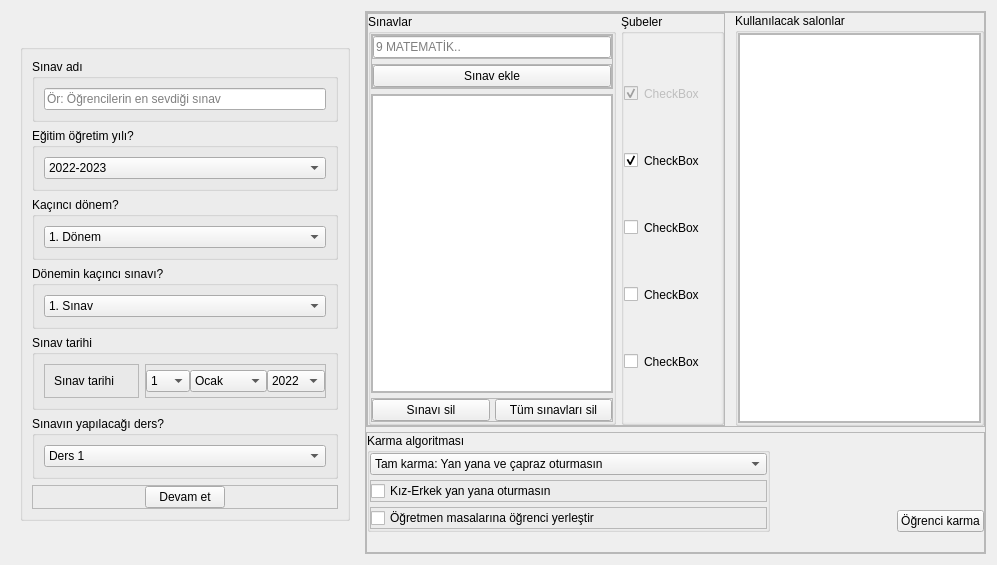
<?xml version="1.0" encoding="UTF-8"?>
<ui version="4.0">
 <class>Frame</class>
 <widget class="QFrame" name="Frame">
  <property name="geometry">
   <rect>
    <x>0</x>
    <y>0</y>
    <width>997</width>
    <height>565</height>
   </rect>
  </property>
  <property name="sizePolicy">
   <sizepolicy hsizetype="Minimum" vsizetype="Preferred">
    <horstretch>0</horstretch>
    <verstretch>0</verstretch>
   </sizepolicy>
  </property>
  <property name="windowTitle">
   <string>Frame</string>
  </property>
  <layout class="QHBoxLayout" name="horizontalLayout">
   <item>
    <widget class="QFrame" name="upperOfExamInfos">
     <property name="sizePolicy">
      <sizepolicy hsizetype="Expanding" vsizetype="Preferred">
       <horstretch>0</horstretch>
       <verstretch>0</verstretch>
      </sizepolicy>
     </property>
     <layout class="QVBoxLayout" name="mainInfos">
      <item alignment="Qt::AlignHCenter">
       <widget class="QFrame" name="examInfos">
        <layout class="QVBoxLayout" name="sinavBilgileriFrame">
         <property name="spacing">
          <number>0</number>
         </property>
         <property name="leftMargin">
          <number>0</number>
         </property>
         <property name="topMargin">
          <number>0</number>
         </property>
         <property name="rightMargin">
          <number>0</number>
         </property>
         <property name="bottomMargin">
          <number>0</number>
         </property>
         <item alignment="Qt::AlignVCenter">
          <widget class="QGroupBox" name="groupBox_18">
           <property name="title">
            <string/>
           </property>
           <layout class="QVBoxLayout" name="verticalLayout_10">
            <item>
             <widget class="QGroupBox" name="groupBox_20">
              <property name="title">
               <string>Sınav adı</string>
              </property>
              <layout class="QVBoxLayout" name="verticalLayout_4">
               <item>
                <widget class="QLineEdit" name="masterExamNameIn">
                 <property name="placeholderText">
                  <string>Ör: Öğrencilerin en sevdiği sınav</string>
                 </property>
                </widget>
               </item>
              </layout>
             </widget>
            </item>
            <item>
             <widget class="QGroupBox" name="groupBox_25">
              <property name="title">
               <string>Eğitim öğretim yılı?</string>
              </property>
              <layout class="QHBoxLayout" name="horizontalLayout_3">
               <item>
                <widget class="QComboBox" name="egitimOgretimCombo">
                 <property name="maximumSize">
                  <size>
                   <width>64000</width>
                   <height>16777215</height>
                  </size>
                 </property>
                 <item>
                  <property name="text">
                   <string>2022-2023</string>
                  </property>
                 </item>
                 <item>
                  <property name="text">
                   <string>2023-2024</string>
                  </property>
                 </item>
                 <item>
                  <property name="text">
                   <string>2024-2025</string>
                  </property>
                 </item>
                 <item>
                  <property name="text">
                   <string>2025-2026</string>
                  </property>
                 </item>
                 <item>
                  <property name="text">
                   <string>2026-2027</string>
                  </property>
                 </item>
                 <item>
                  <property name="text">
                   <string>2028-2029</string>
                  </property>
                 </item>
                 <item>
                  <property name="text">
                   <string>2029-2030</string>
                  </property>
                 </item>
                </widget>
               </item>
              </layout>
             </widget>
            </item>
            <item>
             <widget class="QGroupBox" name="groupBox_26">
              <property name="title">
               <string>Kaçıncı dönem?</string>
              </property>
              <layout class="QHBoxLayout" name="horizontalLayout_4">
               <item>
                <widget class="QComboBox" name="donemCombo">
                 <property name="maximumSize">
                  <size>
                   <width>64000</width>
                   <height>16777215</height>
                  </size>
                 </property>
                 <item>
                  <property name="text">
                   <string>1. Dönem</string>
                  </property>
                 </item>
                 <item>
                  <property name="text">
                   <string>2. Dönem</string>
                  </property>
                 </item>
                </widget>
               </item>
              </layout>
             </widget>
            </item>
            <item>
             <widget class="QGroupBox" name="groupBox_24">
              <property name="title">
               <string>Dönemin kaçıncı sınavı?</string>
              </property>
              <layout class="QHBoxLayout" name="horizontalLayout_2">
               <item>
                <widget class="QComboBox" name="doneminKacinciCombo">
                 <property name="maximumSize">
                  <size>
                   <width>64000</width>
                   <height>16777215</height>
                  </size>
                 </property>
                 <item>
                  <property name="text">
                   <string>1. Sınav</string>
                  </property>
                 </item>
                 <item>
                  <property name="text">
                   <string>2. Sınav</string>
                  </property>
                 </item>
                 <item>
                  <property name="text">
                   <string>3. Sınav</string>
                  </property>
                 </item>
                 <item>
                  <property name="text">
                   <string>4. Sınav</string>
                  </property>
                 </item>
                 <item>
                  <property name="text">
                   <string>5. Sınav</string>
                  </property>
                 </item>
                 <item>
                  <property name="text">
                   <string>6. Sınav</string>
                  </property>
                 </item>
                 <item>
                  <property name="text">
                   <string>7. Sınav</string>
                  </property>
                 </item>
                 <item>
                  <property name="text">
                   <string>8. Sınav</string>
                  </property>
                 </item>
                 <item>
                  <property name="text">
                   <string>9. Sınav</string>
                  </property>
                 </item>
                 <item>
                  <property name="text">
                   <string>10. Sınav</string>
                  </property>
                 </item>
                </widget>
               </item>
              </layout>
             </widget>
            </item>
            <item>
             <widget class="QGroupBox" name="groupBox_23">
              <property name="title">
               <string>Sınav tarihi</string>
              </property>
              <layout class="QHBoxLayout" name="horizontalLayout_23">
               <item alignment="Qt::AlignLeft">
                <widget class="QFrame" name="frame_3">
                 <property name="minimumSize">
                  <size>
                   <width>95</width>
                   <height>0</height>
                  </size>
                 </property>
                 <property name="frameShape">
                  <enum>QFrame::StyledPanel</enum>
                 </property>
                 <property name="frameShadow">
                  <enum>QFrame::Raised</enum>
                 </property>
                 <layout class="QVBoxLayout" name="verticalLayout_3">
                  <item>
                   <widget class="QLabel" name="sinavTarihiText">
                    <property name="text">
                     <string>Sınav tarihi</string>
                    </property>
                   </widget>
                  </item>
                 </layout>
                </widget>
               </item>
               <item>
                <widget class="QFrame" name="frame_4">
                 <property name="maximumSize">
                  <size>
                   <width>200</width>
                   <height>16777215</height>
                  </size>
                 </property>
                 <property name="frameShape">
                  <enum>QFrame::StyledPanel</enum>
                 </property>
                 <property name="frameShadow">
                  <enum>QFrame::Raised</enum>
                 </property>
                 <layout class="QHBoxLayout" name="horizontalLayout_6">
                  <property name="spacing">
                   <number>0</number>
                  </property>
                  <property name="leftMargin">
                   <number>0</number>
                  </property>
                  <property name="topMargin">
                   <number>0</number>
                  </property>
                  <property name="rightMargin">
                   <number>0</number>
                  </property>
                  <property name="bottomMargin">
                   <number>0</number>
                  </property>
                  <item>
                   <widget class="QComboBox" name="day">
                    <item>
                     <property name="text">
                      <string>1</string>
                     </property>
                    </item>
                    <item>
                     <property name="text">
                      <string>2</string>
                     </property>
                    </item>
                    <item>
                     <property name="text">
                      <string>3</string>
                     </property>
                    </item>
                    <item>
                     <property name="text">
                      <string>4</string>
                     </property>
                    </item>
                    <item>
                     <property name="text">
                      <string>5</string>
                     </property>
                    </item>
                    <item>
                     <property name="text">
                      <string>6</string>
                     </property>
                    </item>
                    <item>
                     <property name="text">
                      <string>7</string>
                     </property>
                    </item>
                    <item>
                     <property name="text">
                      <string>8</string>
                     </property>
                    </item>
                    <item>
                     <property name="text">
                      <string>9</string>
                     </property>
                    </item>
                    <item>
                     <property name="text">
                      <string>10</string>
                     </property>
                    </item>
                    <item>
                     <property name="text">
                      <string>11</string>
                     </property>
                    </item>
                    <item>
                     <property name="text">
                      <string>12</string>
                     </property>
                    </item>
                    <item>
                     <property name="text">
                      <string>13</string>
                     </property>
                    </item>
                    <item>
                     <property name="text">
                      <string>14</string>
                     </property>
                    </item>
                    <item>
                     <property name="text">
                      <string>15</string>
                     </property>
                    </item>
                    <item>
                     <property name="text">
                      <string>16</string>
                     </property>
                    </item>
                    <item>
                     <property name="text">
                      <string>17</string>
                     </property>
                    </item>
                    <item>
                     <property name="text">
                      <string>18</string>
                     </property>
                    </item>
                    <item>
                     <property name="text">
                      <string>19</string>
                     </property>
                    </item>
                    <item>
                     <property name="text">
                      <string>20</string>
                     </property>
                    </item>
                    <item>
                     <property name="text">
                      <string>21</string>
                     </property>
                    </item>
                    <item>
                     <property name="text">
                      <string>22</string>
                     </property>
                    </item>
                    <item>
                     <property name="text">
                      <string>23</string>
                     </property>
                    </item>
                    <item>
                     <property name="text">
                      <string>24</string>
                     </property>
                    </item>
                    <item>
                     <property name="text">
                      <string>25</string>
                     </property>
                    </item>
                    <item>
                     <property name="text">
                      <string>26</string>
                     </property>
                    </item>
                    <item>
                     <property name="text">
                      <string>27</string>
                     </property>
                    </item>
                    <item>
                     <property name="text">
                      <string>28</string>
                     </property>
                    </item>
                    <item>
                     <property name="text">
                      <string>29</string>
                     </property>
                    </item>
                    <item>
                     <property name="text">
                      <string>30</string>
                     </property>
                    </item>
                    <item>
                     <property name="text">
                      <string>31</string>
                     </property>
                    </item>
                   </widget>
                  </item>
                  <item>
                   <widget class="QComboBox" name="month">
                    <item>
                     <property name="text">
                      <string>Ocak</string>
                     </property>
                    </item>
                    <item>
                     <property name="text">
                      <string>Şubat</string>
                     </property>
                    </item>
                    <item>
                     <property name="text">
                      <string>Mart</string>
                     </property>
                    </item>
                    <item>
                     <property name="text">
                      <string>Nisan</string>
                     </property>
                    </item>
                    <item>
                     <property name="text">
                      <string>Mayıs</string>
                     </property>
                    </item>
                    <item>
                     <property name="text">
                      <string>Haziran</string>
                     </property>
                    </item>
                    <item>
                     <property name="text">
                      <string>Temmuz</string>
                     </property>
                    </item>
                    <item>
                     <property name="text">
                      <string>Ağustos</string>
                     </property>
                    </item>
                    <item>
                     <property name="text">
                      <string>Eylül</string>
                     </property>
                    </item>
                    <item>
                     <property name="text">
                      <string>Ekim</string>
                     </property>
                    </item>
                    <item>
                     <property name="text">
                      <string>Kasım</string>
                     </property>
                    </item>
                    <item>
                     <property name="text">
                      <string>Aralık</string>
                     </property>
                    </item>
                   </widget>
                  </item>
                  <item>
                   <widget class="QComboBox" name="year">
                    <item>
                     <property name="text">
                      <string>2022</string>
                     </property>
                    </item>
                    <item>
                     <property name="text">
                      <string>2023</string>
                     </property>
                    </item>
                    <item>
                     <property name="text">
                      <string>2024</string>
                     </property>
                    </item>
                    <item>
                     <property name="text">
                      <string>2025</string>
                     </property>
                    </item>
                   </widget>
                  </item>
                 </layout>
                </widget>
               </item>
              </layout>
             </widget>
            </item>
            <item>
             <widget class="QGroupBox" name="groupBox_21">
              <property name="title">
               <string>Sınavın yapılacağı ders?</string>
              </property>
              <layout class="QHBoxLayout" name="horizontalLayout_24">
               <item>
                <widget class="QComboBox" name="dersSaatiCombo">
                 <property name="maximumSize">
                  <size>
                   <width>64000</width>
                   <height>16777215</height>
                  </size>
                 </property>
                 <item>
                  <property name="text">
                   <string>Ders 1</string>
                  </property>
                 </item>
                 <item>
                  <property name="text">
                   <string>Ders 2</string>
                  </property>
                 </item>
                 <item>
                  <property name="text">
                   <string>Ders 3</string>
                  </property>
                 </item>
                 <item>
                  <property name="text">
                   <string>Ders 4</string>
                  </property>
                 </item>
                 <item>
                  <property name="text">
                   <string>Ders 5</string>
                  </property>
                 </item>
                 <item>
                  <property name="text">
                   <string>Ders 6</string>
                  </property>
                 </item>
                 <item>
                  <property name="text">
                   <string>Ders 7</string>
                  </property>
                 </item>
                 <item>
                  <property name="text">
                   <string>Ders 8</string>
                  </property>
                 </item>
                 <item>
                  <property name="text">
                   <string>Ders 9</string>
                  </property>
                 </item>
                 <item>
                  <property name="text">
                   <string>Ders10</string>
                  </property>
                 </item>
                 <item>
                  <property name="text">
                   <string>Ders 11</string>
                  </property>
                 </item>
                 <item>
                  <property name="text">
                   <string>Ders 12</string>
                  </property>
                 </item>
                </widget>
               </item>
              </layout>
             </widget>
            </item>
            <item>
             <widget class="QFrame" name="frame_19">
              <property name="frameShape">
               <enum>QFrame::StyledPanel</enum>
              </property>
              <property name="frameShadow">
               <enum>QFrame::Raised</enum>
              </property>
              <layout class="QHBoxLayout" name="horizontalLayout_18">
               <property name="spacing">
                <number>0</number>
               </property>
               <property name="leftMargin">
                <number>0</number>
               </property>
               <property name="topMargin">
                <number>0</number>
               </property>
               <property name="rightMargin">
                <number>0</number>
               </property>
               <property name="bottomMargin">
                <number>0</number>
               </property>
               <item alignment="Qt::AlignHCenter">
                <widget class="QPushButton" name="continueButton">
                 <property name="text">
                  <string>Devam et</string>
                 </property>
                </widget>
               </item>
              </layout>
             </widget>
            </item>
           </layout>
          </widget>
         </item>
        </layout>
       </widget>
      </item>
     </layout>
    </widget>
   </item>
   <item>
    <widget class="QFrame" name="mainFrame">
     <property name="sizePolicy">
      <sizepolicy hsizetype="Expanding" vsizetype="Preferred">
       <horstretch>0</horstretch>
       <verstretch>0</verstretch>
      </sizepolicy>
     </property>
     <property name="frameShape">
      <enum>QFrame::StyledPanel</enum>
     </property>
     <property name="frameShadow">
      <enum>QFrame::Raised</enum>
     </property>
     <layout class="QVBoxLayout" name="verticalLayout">
      <property name="spacing">
       <number>5</number>
      </property>
      <property name="leftMargin">
       <number>0</number>
      </property>
      <property name="topMargin">
       <number>0</number>
      </property>
      <property name="rightMargin">
       <number>0</number>
      </property>
      <property name="bottomMargin">
       <number>0</number>
      </property>
      <item>
       <widget class="QFrame" name="upperFrame">
        <property name="frameShape">
         <enum>QFrame::StyledPanel</enum>
        </property>
        <property name="frameShadow">
         <enum>QFrame::Raised</enum>
        </property>
        <layout class="QHBoxLayout" name="horizontalLayout_7">
         <property name="spacing">
          <number>10</number>
         </property>
         <property name="leftMargin">
          <number>0</number>
         </property>
         <property name="topMargin">
          <number>0</number>
         </property>
         <property name="rightMargin">
          <number>0</number>
         </property>
         <property name="bottomMargin">
          <number>0</number>
         </property>
         <item alignment="Qt::AlignLeft">
          <widget class="QFrame" name="sinavlarVeOgrencilerFrame">
           <property name="frameShape">
            <enum>QFrame::StyledPanel</enum>
           </property>
           <property name="frameShadow">
            <enum>QFrame::Raised</enum>
           </property>
           <layout class="QHBoxLayout" name="horizontalLayout_20">
            <property name="spacing">
             <number>5</number>
            </property>
            <property name="leftMargin">
             <number>0</number>
            </property>
            <property name="topMargin">
             <number>0</number>
            </property>
            <property name="rightMargin">
             <number>0</number>
            </property>
            <property name="bottomMargin">
             <number>0</number>
            </property>
            <item>
             <widget class="QGroupBox" name="derslerGroupBox">
              <property name="title">
               <string>Sınavlar</string>
              </property>
              <layout class="QVBoxLayout" name="verticalLayout_6">
               <property name="spacing">
                <number>5</number>
               </property>
               <property name="leftMargin">
                <number>0</number>
               </property>
               <property name="topMargin">
                <number>0</number>
               </property>
               <property name="rightMargin">
                <number>0</number>
               </property>
               <property name="bottomMargin">
                <number>0</number>
               </property>
               <item>
                <widget class="QFrame" name="frame">
                 <property name="frameShape">
                  <enum>QFrame::StyledPanel</enum>
                 </property>
                 <property name="frameShadow">
                  <enum>QFrame::Raised</enum>
                 </property>
                 <layout class="QVBoxLayout" name="verticalLayout_2">
                  <property name="spacing">
                   <number>5</number>
                  </property>
                  <property name="leftMargin">
                   <number>0</number>
                  </property>
                  <property name="topMargin">
                   <number>0</number>
                  </property>
                  <property name="rightMargin">
                   <number>0</number>
                  </property>
                  <property name="bottomMargin">
                   <number>0</number>
                  </property>
                  <item>
                   <widget class="QFrame" name="frame_6">
                    <property name="frameShape">
                     <enum>QFrame::StyledPanel</enum>
                    </property>
                    <property name="frameShadow">
                     <enum>QFrame::Raised</enum>
                    </property>
                    <layout class="QHBoxLayout" name="horizontalLayout_12">
                     <property name="spacing">
                      <number>0</number>
                     </property>
                     <property name="leftMargin">
                      <number>0</number>
                     </property>
                     <property name="topMargin">
                      <number>0</number>
                     </property>
                     <property name="rightMargin">
                      <number>0</number>
                     </property>
                     <property name="bottomMargin">
                      <number>0</number>
                     </property>
                     <item>
                      <widget class="QLineEdit" name="examNameIn">
                       <property name="placeholderText">
                        <string>9 MATEMATİK..</string>
                       </property>
                      </widget>
                     </item>
                    </layout>
                   </widget>
                  </item>
                  <item>
                   <widget class="QFrame" name="frame_10">
                    <property name="frameShape">
                     <enum>QFrame::StyledPanel</enum>
                    </property>
                    <property name="frameShadow">
                     <enum>QFrame::Raised</enum>
                    </property>
                    <layout class="QHBoxLayout" name="horizontalLayout_11">
                     <property name="spacing">
                      <number>0</number>
                     </property>
                     <property name="leftMargin">
                      <number>0</number>
                     </property>
                     <property name="topMargin">
                      <number>0</number>
                     </property>
                     <property name="rightMargin">
                      <number>0</number>
                     </property>
                     <property name="bottomMargin">
                      <number>0</number>
                     </property>
                     <item>
                      <widget class="QPushButton" name="addButton">
                       <property name="text">
                        <string>Sınav ekle</string>
                       </property>
                      </widget>
                     </item>
                    </layout>
                   </widget>
                  </item>
                 </layout>
                </widget>
               </item>
               <item>
                <widget class="QFrame" name="frame_13">
                 <property name="frameShape">
                  <enum>QFrame::StyledPanel</enum>
                 </property>
                 <property name="frameShadow">
                  <enum>QFrame::Raised</enum>
                 </property>
                 <layout class="QHBoxLayout" name="horizontalLayout_13">
                  <property name="spacing">
                   <number>0</number>
                  </property>
                  <property name="leftMargin">
                   <number>0</number>
                  </property>
                  <property name="topMargin">
                   <number>0</number>
                  </property>
                  <property name="rightMargin">
                   <number>0</number>
                  </property>
                  <property name="bottomMargin">
                   <number>0</number>
                  </property>
                  <item>
                   <widget class="QTableWidget" name="examTable">
                    <property name="styleSheet">
                     <string notr="true"/>
                    </property>
                   </widget>
                  </item>
                 </layout>
                </widget>
               </item>
               <item>
                <widget class="QFrame" name="frame_15">
                 <property name="frameShape">
                  <enum>QFrame::StyledPanel</enum>
                 </property>
                 <property name="frameShadow">
                  <enum>QFrame::Raised</enum>
                 </property>
                 <layout class="QHBoxLayout" name="horizontalLayout_14">
                  <property name="spacing">
                   <number>5</number>
                  </property>
                  <property name="leftMargin">
                   <number>0</number>
                  </property>
                  <property name="topMargin">
                   <number>0</number>
                  </property>
                  <property name="rightMargin">
                   <number>0</number>
                  </property>
                  <property name="bottomMargin">
                   <number>0</number>
                  </property>
                  <item>
                   <widget class="QPushButton" name="removeButton">
                    <property name="text">
                     <string>Sınavı sil</string>
                    </property>
                   </widget>
                  </item>
                  <item>
                   <widget class="QPushButton" name="removeAllButton">
                    <property name="text">
                     <string>Tüm sınavları sil</string>
                    </property>
                   </widget>
                  </item>
                 </layout>
                </widget>
               </item>
              </layout>
             </widget>
            </item>
            <item>
             <widget class="QGroupBox" name="derslerGroupBox_2">
              <property name="title">
               <string>Şubeler</string>
              </property>
              <layout class="QVBoxLayout" name="verticalLayout_11">
               <property name="spacing">
                <number>0</number>
               </property>
               <property name="leftMargin">
                <number>0</number>
               </property>
               <property name="topMargin">
                <number>0</number>
               </property>
               <property name="rightMargin">
                <number>0</number>
               </property>
               <property name="bottomMargin">
                <number>0</number>
               </property>
               <item>
                <widget class="QScrollArea" name="scrollArea">
                 <property name="minimumSize">
                  <size>
                   <width>97</width>
                   <height>0</height>
                  </size>
                 </property>
                 <property name="styleSheet">
                  <string notr="true">border:none
</string>
                 </property>
                 <property name="widgetResizable">
                  <bool>true</bool>
                 </property>
                 <property name="alignment">
                  <set>Qt::AlignLeading|Qt::AlignLeft|Qt::AlignTop</set>
                 </property>
                 <widget class="QWidget" name="scrollAreaWidgetContents">
                  <property name="geometry">
                   <rect>
                    <x>0</x>
                    <y>0</y>
                    <width>97</width>
                    <height>377</height>
                   </rect>
                  </property>
                  <property name="layoutDirection">
                   <enum>Qt::LeftToRight</enum>
                  </property>
                  <property name="autoFillBackground">
                   <bool>false</bool>
                  </property>
                  <layout class="QVBoxLayout" name="verticalLayout_5">
                   <property name="spacing">
                    <number>0</number>
                   </property>
                   <property name="leftMargin">
                    <number>0</number>
                   </property>
                   <property name="topMargin">
                    <number>0</number>
                   </property>
                   <property name="rightMargin">
                    <number>0</number>
                   </property>
                   <property name="bottomMargin">
                    <number>0</number>
                   </property>
                   <item>
                    <widget class="QCheckBox" name="checkBox">
                     <property name="enabled">
                      <bool>false</bool>
                     </property>
                     <property name="styleSheet">
                      <string notr="true"/>
                     </property>
                     <property name="text">
                      <string>CheckBox</string>
                     </property>
                     <property name="checkable">
                      <bool>true</bool>
                     </property>
                     <property name="checked">
                      <bool>true</bool>
                     </property>
                     <property name="autoRepeat">
                      <bool>false</bool>
                     </property>
                     <property name="autoExclusive">
                      <bool>false</bool>
                     </property>
                    </widget>
                   </item>
                   <item>
                    <widget class="QCheckBox" name="checkBox_5">
                     <property name="text">
                      <string>CheckBox</string>
                     </property>
                     <property name="checked">
                      <bool>true</bool>
                     </property>
                     <property name="autoRepeat">
                      <bool>false</bool>
                     </property>
                    </widget>
                   </item>
                   <item>
                    <widget class="QCheckBox" name="checkBox_4">
                     <property name="text">
                      <string>CheckBox</string>
                     </property>
                    </widget>
                   </item>
                   <item>
                    <widget class="QCheckBox" name="checkBox_3">
                     <property name="text">
                      <string>CheckBox</string>
                     </property>
                    </widget>
                   </item>
                   <item>
                    <widget class="QCheckBox" name="checkBox_2">
                     <property name="text">
                      <string>CheckBox</string>
                     </property>
                    </widget>
                   </item>
                  </layout>
                 </widget>
                </widget>
               </item>
              </layout>
             </widget>
            </item>
           </layout>
          </widget>
         </item>
         <item alignment="Qt::AlignRight">
          <widget class="QGroupBox" name="salonlarGroupBox">
           <property name="mouseTracking">
            <bool>false</bool>
           </property>
           <property name="title">
            <string>Kullanılacak salonlar</string>
           </property>
           <layout class="QVBoxLayout" name="verticalLayout_7">
            <property name="spacing">
             <number>5</number>
            </property>
            <property name="leftMargin">
             <number>0</number>
            </property>
            <property name="topMargin">
             <number>0</number>
            </property>
            <property name="rightMargin">
             <number>0</number>
            </property>
            <property name="bottomMargin">
             <number>0</number>
            </property>
            <item>
             <widget class="QFrame" name="frame_14">
              <property name="frameShape">
               <enum>QFrame::StyledPanel</enum>
              </property>
              <property name="frameShadow">
               <enum>QFrame::Raised</enum>
              </property>
              <layout class="QVBoxLayout" name="verticalLayout_8">
               <property name="spacing">
                <number>0</number>
               </property>
               <property name="leftMargin">
                <number>0</number>
               </property>
               <property name="topMargin">
                <number>0</number>
               </property>
               <property name="rightMargin">
                <number>0</number>
               </property>
               <property name="bottomMargin">
                <number>0</number>
               </property>
               <item>
                <widget class="QListWidget" name="classroomList"/>
               </item>
              </layout>
             </widget>
            </item>
           </layout>
          </widget>
         </item>
        </layout>
       </widget>
      </item>
      <item>
       <widget class="QFrame" name="bottom">
        <property name="frameShape">
         <enum>QFrame::StyledPanel</enum>
        </property>
        <property name="frameShadow">
         <enum>QFrame::Raised</enum>
        </property>
        <layout class="QHBoxLayout" name="horizontalLayout_21">
         <property name="spacing">
          <number>0</number>
         </property>
         <property name="leftMargin">
          <number>0</number>
         </property>
         <property name="topMargin">
          <number>0</number>
         </property>
         <property name="rightMargin">
          <number>0</number>
         </property>
         <property name="bottomMargin">
          <number>20</number>
         </property>
         <item alignment="Qt::AlignLeft">
          <widget class="QGroupBox" name="optionsGroup">
           <property name="styleSheet">
            <string notr="true"/>
           </property>
           <property name="title">
            <string>Karma algoritması</string>
           </property>
           <layout class="QHBoxLayout" name="horizontalLayout_15">
            <property name="spacing">
             <number>0</number>
            </property>
            <property name="leftMargin">
             <number>0</number>
            </property>
            <property name="topMargin">
             <number>0</number>
            </property>
            <property name="rightMargin">
             <number>0</number>
            </property>
            <property name="bottomMargin">
             <number>0</number>
            </property>
            <item alignment="Qt::AlignLeft|Qt::AlignTop">
             <widget class="QFrame" name="frame_2">
              <layout class="QVBoxLayout" name="verticalLayout_9">
               <property name="spacing">
                <number>5</number>
               </property>
               <property name="leftMargin">
                <number>0</number>
               </property>
               <property name="topMargin">
                <number>0</number>
               </property>
               <property name="rightMargin">
                <number>0</number>
               </property>
               <property name="bottomMargin">
                <number>0</number>
               </property>
               <item alignment="Qt::AlignLeft">
                <widget class="QComboBox" name="algCombo">
                 <item>
                  <property name="text">
                   <string>Tam karma: Yan yana ve çapraz oturmasın</string>
                  </property>
                 </item>
                 <item>
                  <property name="text">
                   <string>Alternatif karma: Yan yana oturmasın (Sayıya göre çapraz oturabilir)</string>
                  </property>
                 </item>
                 <item>
                  <property name="text">
                   <string>En az karma (Sayıya göre yan yana veya çapraz oturabilirler)</string>
                  </property>
                 </item>
                </widget>
               </item>
               <item>
                <widget class="QFrame" name="frame_17">
                 <property name="frameShape">
                  <enum>QFrame::StyledPanel</enum>
                 </property>
                 <property name="frameShadow">
                  <enum>QFrame::Raised</enum>
                 </property>
                 <layout class="QHBoxLayout" name="horizontalLayout_17">
                  <property name="leftMargin">
                   <number>0</number>
                  </property>
                  <property name="topMargin">
                   <number>0</number>
                  </property>
                  <property name="rightMargin">
                   <number>0</number>
                  </property>
                  <property name="bottomMargin">
                   <number>0</number>
                  </property>
                  <item alignment="Qt::AlignLeft">
                   <widget class="QCheckBox" name="kizErkCheck">
                    <property name="sizePolicy">
                     <sizepolicy hsizetype="Fixed" vsizetype="Fixed">
                      <horstretch>0</horstretch>
                      <verstretch>0</verstretch>
                     </sizepolicy>
                    </property>
                    <property name="text">
                     <string>Kız-Erkek yan yana oturmasın</string>
                    </property>
                   </widget>
                  </item>
                 </layout>
                </widget>
               </item>
               <item>
                <widget class="QFrame" name="frame_16">
                 <property name="frameShape">
                  <enum>QFrame::StyledPanel</enum>
                 </property>
                 <property name="frameShadow">
                  <enum>QFrame::Raised</enum>
                 </property>
                 <layout class="QHBoxLayout" name="horizontalLayout_16">
                  <property name="spacing">
                   <number>0</number>
                  </property>
                  <property name="leftMargin">
                   <number>0</number>
                  </property>
                  <property name="topMargin">
                   <number>0</number>
                  </property>
                  <property name="rightMargin">
                   <number>0</number>
                  </property>
                  <property name="bottomMargin">
                   <number>0</number>
                  </property>
                  <item alignment="Qt::AlignLeft">
                   <widget class="QCheckBox" name="omyCheck">
                    <property name="sizePolicy">
                     <sizepolicy hsizetype="Fixed" vsizetype="Fixed">
                      <horstretch>0</horstretch>
                      <verstretch>0</verstretch>
                     </sizepolicy>
                    </property>
                    <property name="text">
                     <string>Öğretmen masalarına öğrenci yerleştir</string>
                    </property>
                   </widget>
                  </item>
                 </layout>
                </widget>
               </item>
              </layout>
             </widget>
            </item>
           </layout>
          </widget>
         </item>
         <item alignment="Qt::AlignRight">
          <widget class="QGroupBox" name="groupBox">
           <property name="styleSheet">
            <string notr="true">QGroupBox {
border: none;
}</string>
           </property>
           <property name="title">
            <string/>
           </property>
           <layout class="QHBoxLayout" name="horizontalLayout_22">
            <property name="spacing">
             <number>0</number>
            </property>
            <property name="leftMargin">
             <number>0</number>
            </property>
            <property name="topMargin">
             <number>0</number>
            </property>
            <property name="rightMargin">
             <number>0</number>
            </property>
            <property name="bottomMargin">
             <number>0</number>
            </property>
            <item alignment="Qt::AlignRight|Qt::AlignBottom">
             <widget class="QPushButton" name="ogrenciKarmaButton">
              <property name="text">
               <string>Öğrenci karma</string>
              </property>
             </widget>
            </item>
           </layout>
          </widget>
         </item>
        </layout>
       </widget>
      </item>
     </layout>
    </widget>
   </item>
  </layout>
 </widget>
 <resources/>
 <connections/>
</ui>
